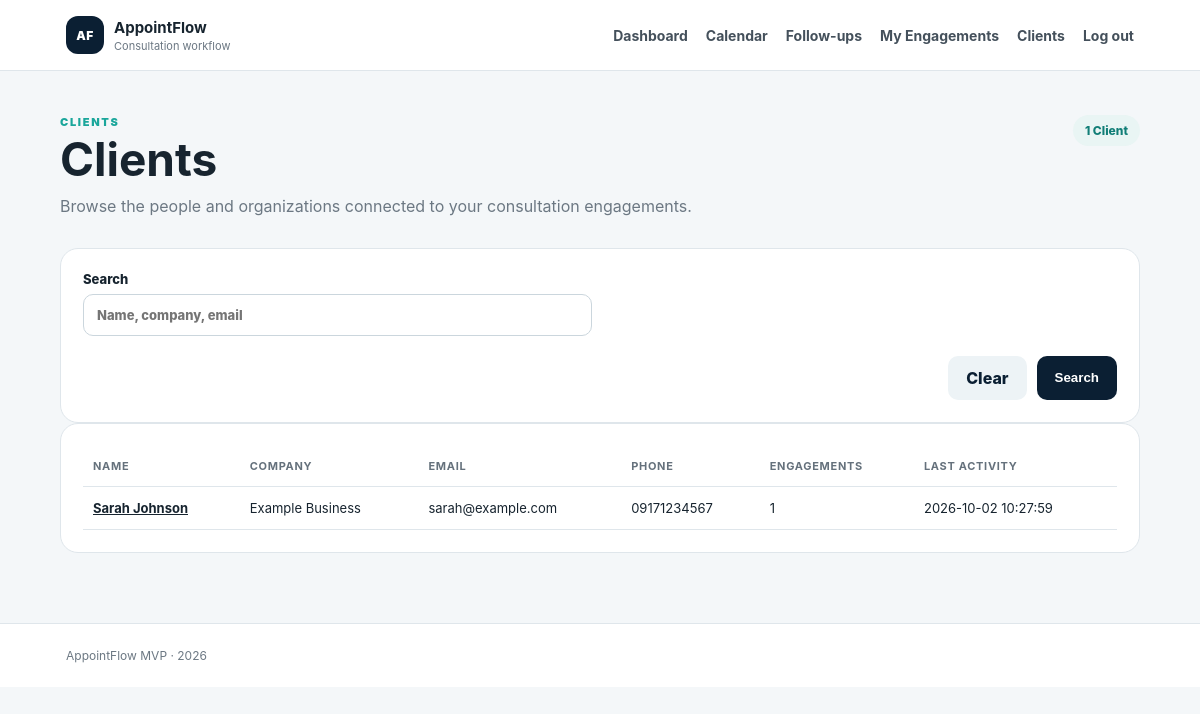
/public/clients.php (signed in), run on the app's committed database.
### tables this page shows
CREATE TABLE `clients` (
  `id` bigint(20) UNSIGNED NOT NULL,
  `workspace_id` bigint(20) UNSIGNED NOT NULL,
  `first_name` varchar(100) NOT NULL,
  `last_name` varchar(100) NOT NULL,
  `email` varchar(255) NOT NULL,
  `phone` varchar(50) DEFAULT NULL,
  `company_name` varchar(150) DEFAULT NULL,
  `notes` text DEFAULT NULL,
  `created_at` datetime NOT NULL DEFAULT current_timestamp(),
  `updated_at` datetime NOT NULL DEFAULT current_timestamp() ON UPDATE current_timestamp()
);

### app/auth.php (called while the page is built, shortened)
<?php
require_once __DIR__ . '/security.php';
function currentUser(PDO $pdo): ?array
{
    $userId = (int)($_SESSION['user_id'] ?? 0);
    $stmt = $pdo->prepare(
        'SELECT u.id, u.workspace_id, u.first_name, u.last_name, u.email, u.role, u.status,
                w.name AS workspace_name, w.timezone AS workspace_timezone
         FROM users u
         INNER JOIN workspaces w ON w.id = u.workspace_id
         WHERE u.id = ?
           AND u.status = \'active\'
           AND w.status = \'active\'
         LIMIT 1'
    );
    $stmt->execute([$userId]);
    $user = $stmt->fetch();
    return $user;
}
function requireLogin(PDO $pdo): array
{
    $user = currentUser($pdo);
    return $user;
}

### app/security.php (called while the page is built, shortened)
<?php
function h(mixed $value): string
{
    return htmlspecialchars((string)$value, ENT_QUOTES | ENT_SUBSTITUTE, 'UTF-8');
}

### app/config.php (called while the page is built, shortened)
<?php
function appUrl(string $path = ''): string
{
    $base = rtrim(APP_BASE_PATH, '/');
    $path = '/' . ltrim($path, '/');
    return $base . $path;
}

### public/clients.php (the view, shortened to what this page needs)
<?php
require_once __DIR__ . '/../app/config.php';
require_once __DIR__ . '/../app/database.php';
require_once __DIR__ . '/../app/security.php';
require_once __DIR__ . '/../app/auth.php';
$pdo = db();
$currentUser = requireLogin($pdo);
$workspaceId = (int)$currentUser['workspace_id'];
$isOwner = $currentUser['role'] === 'owner';
$params = [$workspaceId];
$where = '';
$q = trim((string)($_GET['q'] ?? ''));
if (!$isOwner) {
    $where = ' AND EXISTS (SELECT 1 FROM engagements ex WHERE ex.client_id = c.id AND ex.workspace_id = c.workspace_id AND ex.assigned_user_id = ?)';
    $params[] = (int)$currentUser['id'];
}
$sql =
    'SELECT c.id, c.first_name, c.last_name, c.email, c.phone, c.company_name,
            COUNT(DISTINCT e.id) AS engagement_count,
            MAX(e.updated_at) AS last_activity
     FROM clients c
     LEFT JOIN engagements e ON e.client_id = c.id AND e.workspace_id = c.workspace_id
     WHERE c.workspace_id = ?' . $where . '
     GROUP BY c.id, c.first_name, c.last_name, c.email, c.phone, c.company_name
     ORDER BY last_activity DESC, c.last_name ASC, c.first_name ASC';
$stmt = $pdo->prepare($sql); $stmt->execute($params); $clients = $stmt->fetchAll();
require __DIR__ . '/../app/views/layouts/header.php';
?>
<section class="page-heading"><div><p class="eyebrow">CLIENTS</p><h1>Clients</h1><p>Browse the people and organizations connected to your consultation engagements.</p></div><span class="role-pill"><?= count($clients) ?> client<?= count($clients) === 1 ? '' : 's' ?></span></section>
<section class="content-card"><form method="get" class="form-grid compact-filter-form"><label>Search<input name="q" value="<?= h($q) ?>" placeholder="Name, company, email"></label><div class="form-actions"><a class="button secondary" href="<?= h(appUrl('public/clients.php')) ?>">Clear</a><button class="button" type="submit">Search</button></div></form></section>
<section class="content-card"><div class="table-wrap"><table><thead><tr><th>Name</th><th>Company</th><th>Email</th><th>Phone</th><th>Engagements</th><th>Last activity</th></tr></thead><tbody><?php foreach ($clients as $client): ?><tr><td><a href="<?= h(appUrl('public/client.php?id='.(int)$client['id'])) ?>"><strong><?= h($client['first_name'].' '.$client['last_name']) ?></strong></a></td><td><?= h($client['company_name'] ?: '—') ?></td><td><?= h($client['email']) ?></td><td><?= h($client['phone'] ?: '—') ?></td><td><?= (int)$client['engagement_count'] ?></td><td><?= h($client['last_activity'] ?: '—') ?></td></tr><?php endforeach; ?><?php if (!$clients): ?><tr><td colspan="6" class="table-empty">No clients match the current search.</td></tr><?php endif; ?></tbody></table></div></section>
<?php require __DIR__ . '/../app/views/layouts/footer.php'; ?>

### assets/css/app.css (style rules this page uses)
* { box-sizing:border-box }
:root { --navy:#0b1f33;--teal:#1aa69b;--ink:#17242f;--muted:#6c7883;--line:#dfe6eb;--paper:#ffffff;--bg:#f4f7f9;--gold:#e8c84a;--danger:#a13f3f }
body { margin:0;font-family:Inter,system-ui,-apple-system,BlinkMacSystemFont,"Segoe UI",sans-serif;background:var(--bg);color:var(--ink) }
a { color:inherit }
.page-heading { display:flex;justify-content:space-between;align-items:flex-start;gap:24px;margin-bottom:28px }
.page-heading h1 { font-size:clamp(30px,4vw,46px);line-height:1.05;margin:6px 0 10px }
.page-heading p:not(.eyebrow) { margin:0;color:var(--muted);max-width:760px;line-height:1.65 }
.eyebrow { margin:0;color:var(--teal);font-size:11px;font-weight:900;letter-spacing:1.7px }
.button { display:inline-flex;align-items:center;justify-content:center;padding:12px 18px;border:0;border-radius:10px;background:var(--navy);color:#fff;text-decoration:none;font-weight:800;cursor:pointer }
.button.secondary { background:#edf3f6;color:var(--navy) }
.role-pill { padding:8px 12px;border-radius:999px;background:#e9f5f4;color:#117e77;font-size:12px;font-weight:800;text-transform:capitalize }
.metric-card,.content-card,.feature,.hero-card { background:#fff;border:1px solid var(--line);border-radius:18px }
.content-card { padding:22px }
.table-wrap { overflow:auto }
.table-wrap table { width:100%;border-collapse:collapse;min-width:760px }
.table-wrap th,.table-wrap td { text-align:left;padding:13px 10px;border-bottom:1px solid var(--line);font-size:13px }
.table-wrap th { color:#65717c;font-size:11px;text-transform:uppercase;letter-spacing:.7px }
label { display:grid;gap:7px;font-size:13px;font-weight:800 }
input { width:100%;padding:12px 13px;border:1px solid #cbd6dd;border-radius:10px;background:#fff;font:inherit;color:var(--ink) }
.form-grid { display:grid;grid-template-columns:repeat(2,minmax(0,1fr));gap:16px }
.form-actions { grid-column:1 / -1;display:flex;justify-content:flex-end;gap:10px;padding-top:4px }
.compact-filter-form { align-items:end }

### data on the page
clients: first_name+last_name "Sarah Johnson", company_name "Example Business", email "sarah@example.com", phone "09171234567", engagement_count "1", last_activity "2026-10-02 10:27:59"

### other printed values
count($clients) "1"
